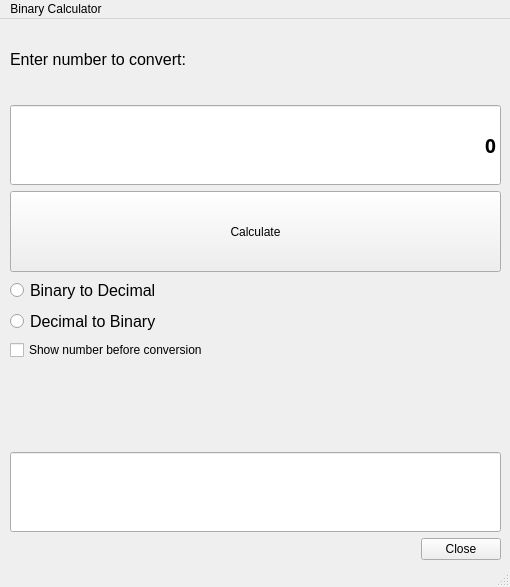
<?xml version="1.0" encoding="UTF-8"?>
<ui version="4.0">
 <class>MainWindow</class>
 <widget class="QMainWindow" name="MainWindow">
  <property name="geometry">
   <rect>
    <x>0</x>
    <y>0</y>
    <width>510</width>
    <height>587</height>
   </rect>
  </property>
  <property name="sizePolicy">
   <sizepolicy hsizetype="Expanding" vsizetype="Expanding">
    <horstretch>0</horstretch>
    <verstretch>0</verstretch>
   </sizepolicy>
  </property>
  <property name="minimumSize">
   <size>
    <width>10</width>
    <height>10</height>
   </size>
  </property>
  <property name="baseSize">
   <size>
    <width>520</width>
    <height>650</height>
   </size>
  </property>
  <property name="windowTitle">
   <string>MainWindow</string>
  </property>
  <property name="layoutDirection">
   <enum>Qt::LeftToRight</enum>
  </property>
  <widget class="QWidget" name="centralwidget">
   <widget class="QWidget" name="verticalLayoutWidget">
    <property name="geometry">
     <rect>
      <x>10</x>
      <y>0</y>
      <width>491</width>
      <height>541</height>
     </rect>
    </property>
    <layout class="QVBoxLayout" name="verticalLayout">
     <property name="sizeConstraint">
      <enum>QLayout::SetDefaultConstraint</enum>
     </property>
     <item>
      <widget class="QLabel" name="label">
       <property name="sizePolicy">
        <sizepolicy hsizetype="Preferred" vsizetype="Preferred">
         <horstretch>0</horstretch>
         <verstretch>0</verstretch>
        </sizepolicy>
       </property>
       <property name="font">
        <font>
         <pointsize>12</pointsize>
        </font>
       </property>
       <property name="layoutDirection">
        <enum>Qt::LeftToRight</enum>
       </property>
       <property name="text">
        <string>Enter number to convert:</string>
       </property>
       <property name="alignment">
        <set>Qt::AlignLeading|Qt::AlignLeft|Qt::AlignVCenter</set>
       </property>
      </widget>
     </item>
     <item>
      <widget class="QLineEdit" name="user_input">
       <property name="sizePolicy">
        <sizepolicy hsizetype="Expanding" vsizetype="Preferred">
         <horstretch>0</horstretch>
         <verstretch>0</verstretch>
        </sizepolicy>
       </property>
       <property name="font">
        <font>
         <family>Arial Black</family>
         <pointsize>14</pointsize>
         <bold>true</bold>
        </font>
       </property>
       <property name="text">
        <string>0</string>
       </property>
       <property name="alignment">
        <set>Qt::AlignRight|Qt::AlignTrailing|Qt::AlignVCenter</set>
       </property>
      </widget>
     </item>
     <item>
      <widget class="QPushButton" name="calculate_button">
       <property name="sizePolicy">
        <sizepolicy hsizetype="Minimum" vsizetype="Preferred">
         <horstretch>0</horstretch>
         <verstretch>0</verstretch>
        </sizepolicy>
       </property>
       <property name="text">
        <string>Calculate</string>
       </property>
      </widget>
     </item>
     <item>
      <widget class="QRadioButton" name="binary_to_decimal_rbutton">
       <property name="font">
        <font>
         <pointsize>12</pointsize>
        </font>
       </property>
       <property name="text">
        <string>Binary to Decimal</string>
       </property>
      </widget>
     </item>
     <item>
      <widget class="QRadioButton" name="decimal_to_binary_rbutton">
       <property name="font">
        <font>
         <pointsize>12</pointsize>
        </font>
       </property>
       <property name="text">
        <string>Decimal to Binary</string>
       </property>
      </widget>
     </item>
     <item>
      <widget class="QCheckBox" name="checkBox">
       <property name="text">
        <string>Show number before conversion</string>
       </property>
      </widget>
     </item>
     <item>
      <widget class="QLabel" name="original_number">
       <property name="sizePolicy">
        <sizepolicy hsizetype="Minimum" vsizetype="Preferred">
         <horstretch>0</horstretch>
         <verstretch>0</verstretch>
        </sizepolicy>
       </property>
       <property name="font">
        <font>
         <pointsize>12</pointsize>
        </font>
       </property>
       <property name="layoutDirection">
        <enum>Qt::LeftToRight</enum>
       </property>
       <property name="autoFillBackground">
        <bool>false</bool>
       </property>
       <property name="text">
        <string/>
       </property>
       <property name="alignment">
        <set>Qt::AlignCenter</set>
       </property>
      </widget>
     </item>
     <item>
      <widget class="QLineEdit" name="result">
       <property name="sizePolicy">
        <sizepolicy hsizetype="Expanding" vsizetype="Preferred">
         <horstretch>0</horstretch>
         <verstretch>0</verstretch>
        </sizepolicy>
       </property>
       <property name="font">
        <font>
         <family>Arial Black</family>
         <pointsize>16</pointsize>
         <bold>true</bold>
        </font>
       </property>
       <property name="layoutDirection">
        <enum>Qt::LeftToRight</enum>
       </property>
       <property name="text">
        <string/>
       </property>
       <property name="alignment">
        <set>Qt::AlignRight|Qt::AlignTrailing|Qt::AlignVCenter</set>
       </property>
       <property name="readOnly">
        <bool>true</bool>
       </property>
      </widget>
     </item>
     <item>
      <widget class="QPushButton" name="close_button">
       <property name="sizePolicy">
        <sizepolicy hsizetype="Fixed" vsizetype="Fixed">
         <horstretch>0</horstretch>
         <verstretch>0</verstretch>
        </sizepolicy>
       </property>
       <property name="layoutDirection">
        <enum>Qt::RightToLeft</enum>
       </property>
       <property name="text">
        <string>Close</string>
       </property>
      </widget>
     </item>
    </layout>
   </widget>
  </widget>
  <widget class="QMenuBar" name="menubar">
   <property name="geometry">
    <rect>
     <x>0</x>
     <y>0</y>
     <width>510</width>
     <height>21</height>
    </rect>
   </property>
   <widget class="QMenu" name="menuBinary_Calculator">
    <property name="title">
     <string>Binary Calculator</string>
    </property>
   </widget>
   <addaction name="menuBinary_Calculator"/>
  </widget>
  <widget class="QStatusBar" name="statusbar"/>
 </widget>
 <resources/>
 <connections>
  <connection>
   <sender>close_button</sender>
   <signal>clicked()</signal>
   <receiver>MainWindow</receiver>
   <slot>close()</slot>
   <hints>
    <hint type="sourcelabel">
     <x>439</x>
     <y>547</y>
    </hint>
    <hint type="destinationlabel">
     <x>385</x>
     <y>550</y>
    </hint>
   </hints>
  </connection>
 </connections>
</ui>
